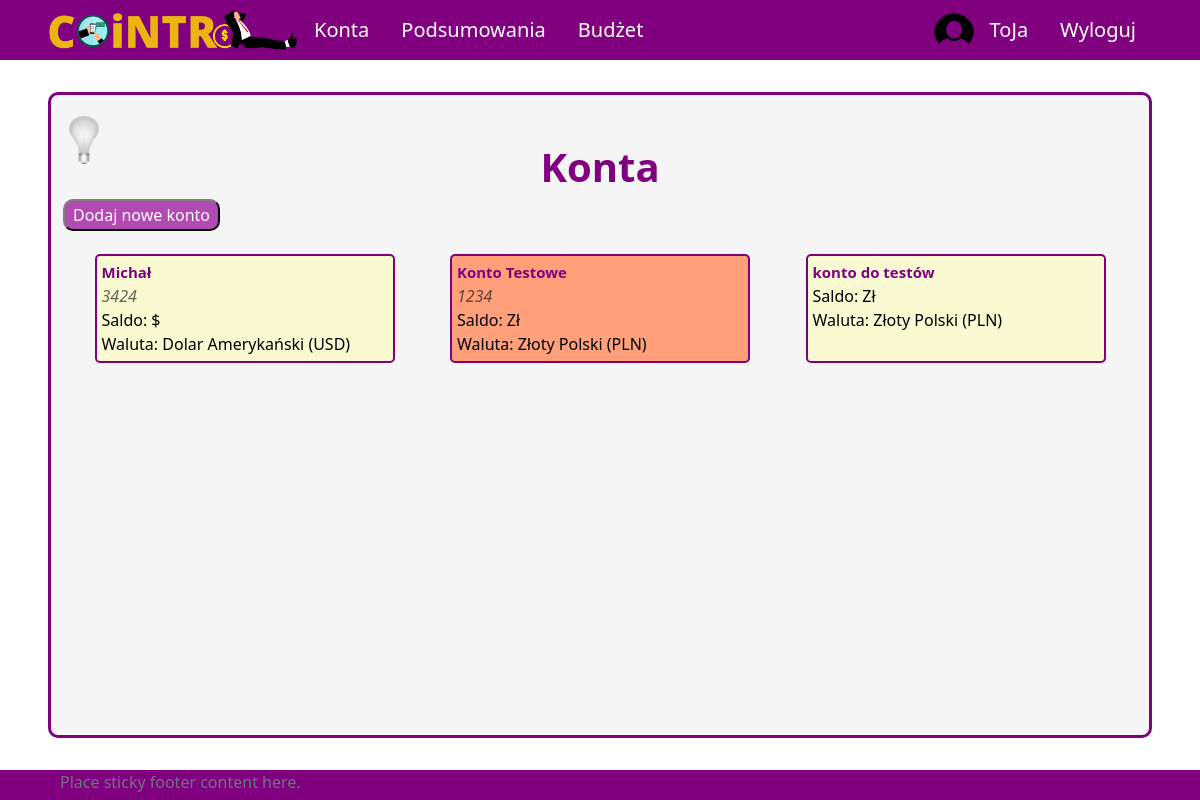
Page /all-accounts (signed in) on the earlier database version.
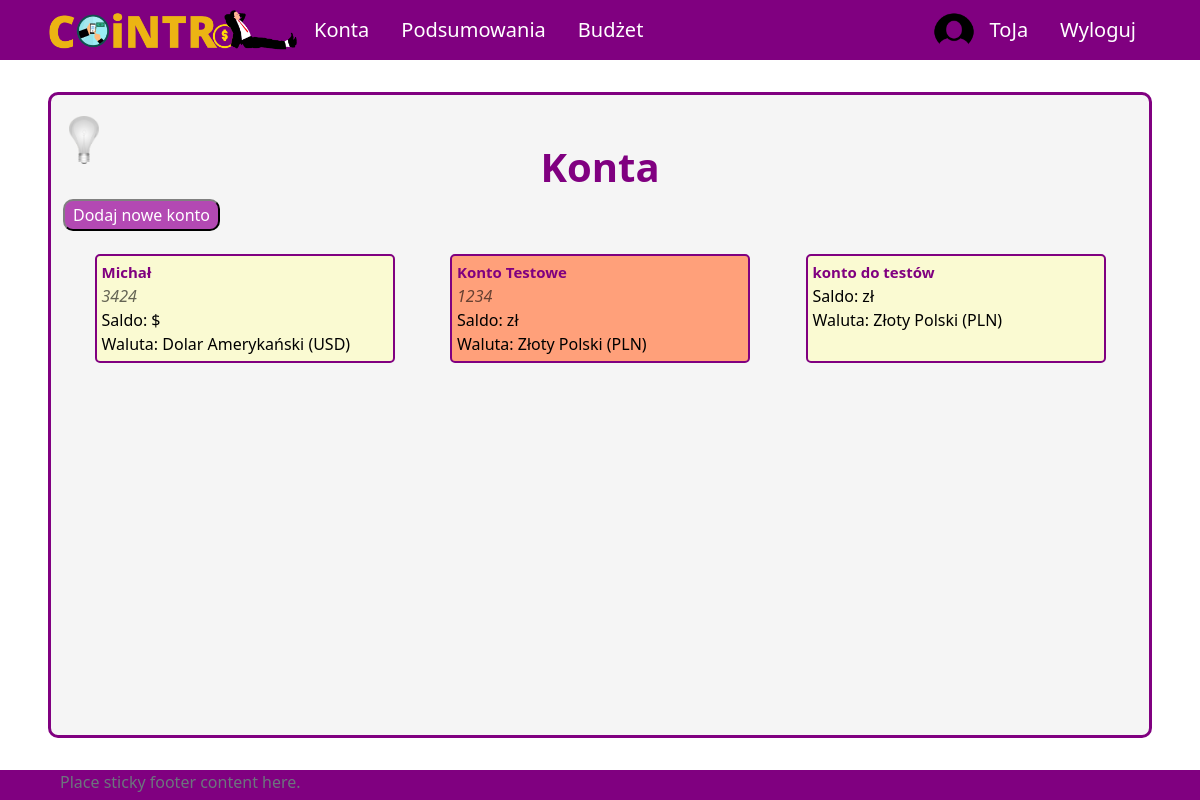
Same page on the later database version.
### aplication/models.py (models this page shows, shortened)
class Account(models.Model):
    owner = models.ForeignKey(Profile, null=True, blank=True, on_delete=models.CASCADE)
    name = models.CharField(max_length=30)
    currency = models.ForeignKey(Currency, on_delete=models.SET_NULL, null=True)
    is_shared = models.BooleanField(default=False)
    description = models.CharField(max_length=100, null=True, blank=True)
    id = models.UUIDField(default=uuid.uuid4, unique=True, primary_key=True, editable=False)
    def __str__(self):
        return self.name
    def print_description(self):
        if self.description!=None:
            return self.description
        else:
            return ""

### UsersApp/models.py (models this page shows)
class Currency(models.Model):
    name = models.CharField(max_length=100)
    access_name = models.CharField(max_length=20) #access_name nazwa aby zdobyć kurs walut
    sign = models.CharField(max_length=5) #znak waluty
    id = models.UUIDField(default=uuid.uuid4, unique=True,
                            primary_key=True, editable=False)
    def __str__(self):
        return "{}".format(self.name)

### aplication/views/account_views.py (the view)
# urls.py: path('all-accounts', allAccounts, name='all-accounts'),
@login_required(login_url='login')
def allAccounts(request):
    user_accounts = User_Account.objects.filter(id_user = request.user.profile.id)
    accounts = []
    for ua in user_accounts:
        accounts.append(Account.objects.get(id=ua.id_account.id))
    context = {'accounts': accounts}
    return render(request, 'application/account/all-accounts.html', context)

### templates/application/account/all-accounts.html (shortened to what this page needs)
{% extends 'application/base.html' %}
{% block content %}
    <div class="title">
        <h1>Konta</h1>
    </div>
    <a href="{% url 'create-account' %}">
        <button class="button">Dodaj nowe konto</button>
    </a>
    <div class="content tiles" id="all-accounts">
        {% for acc in accounts %}
            <div class="account">
                <a class="account-link" href={% url 'account' pk=acc.id %}>
                <span class="name">{{ acc }}</span>
                <span class="account-description">{{ acc.print_description }}</span>
                <span class="balance">Saldo: {{ acc.calculate_balance }} {{acc.currency.sign}}</span>
                <span class="balance">Waluta: {{ acc.currency }}</span>
                </a>
            </div>
        {% endfor %}
    </div>
{% endblock %}

Differences in the rows shown:
changed through a linked row, Account "Konto Testowe": currency.sign "Zł" → "zł"
changed through a linked row, Account "konto do testów": currency.sign "Zł" → "zł"
